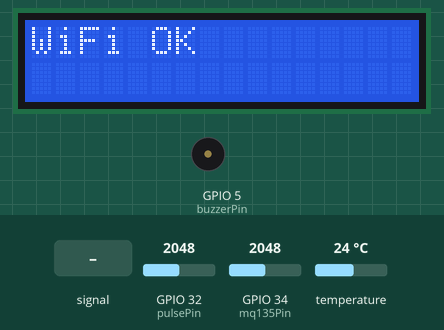
Simulated run of this sketch. Board: ESP32. On the bench: 16×2 character LCD, buzzer (waves = sounding). Inputs (shaded band) come from the test bench; at power-on: GPIO 34 (mq135Pin) = 2048, temperature 24 °C, GPIO 32 (pulsePin) = 2048. WiFi joins after 1.5 s; servers stay silent unless stated; uploads are accepted with an empty reply; what the sketch prints to the serial monitor is not drawn.

Above: at 1.7 s.
4.4 s: GPIO 34 (mq135Pin) set to 884
At 8.4 s:
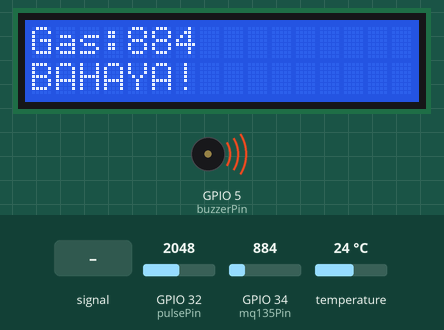
8.5 s: GPIO 34 (mq135Pin) set to 816
12.6 s: GPIO 32 (pulsePin) fed a 200 Hz sine of ±1023 counts around its level
At 15.5 s:
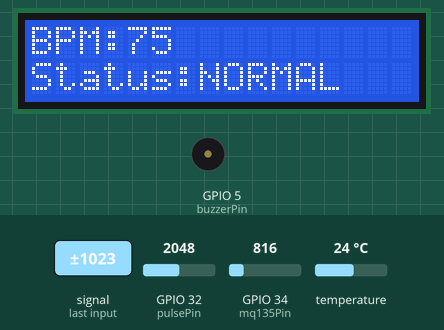
16.6 s: temperature set to 37.6 °C
At 18.1 s:
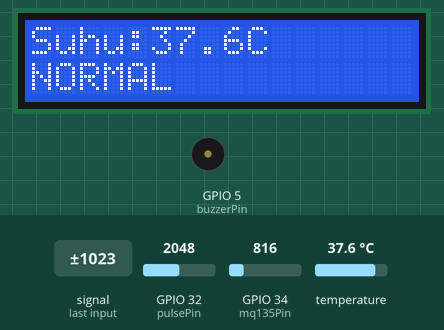
20.6 s: temperature set to 38.7 °C
At 24.6 s:
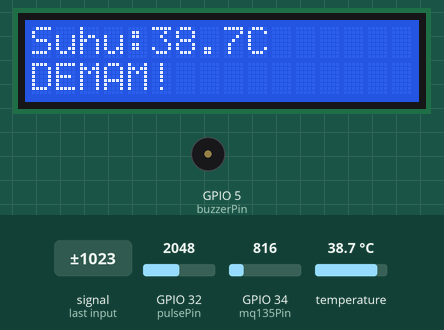
24.7 s: GPIO 34 (mq135Pin) set to 491
At 26.5 s:
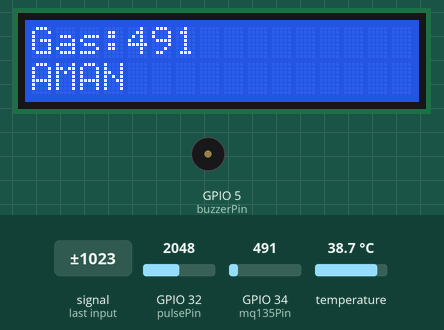
Timing chart, 0 to 29.7 s (numbered marks = the images above; inputs shaded):
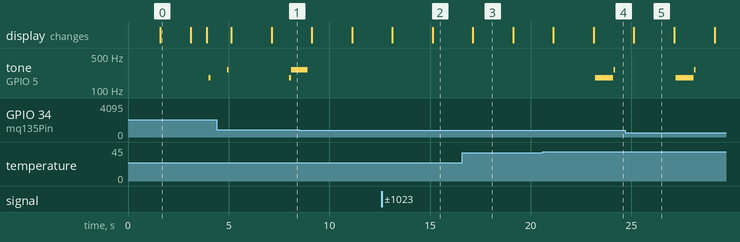

Measured:
- the behaviour switches between 38 and 38.1 °C on temperature (found by bisection; images 3 and 4)
- after the input at 12.6 s, the display: first differs from a run without the input after 2.5 s (image 2)
- after the input at 20.6 s, tone on GPIO 5 (buzzerPin): silent → 180 Hz after 2.6 s, → silent 0.90 s later, → 260 Hz 0.02 s later, → silent 0.08 s later; the display: first differs from a run without the input after 2.5 s (image 4)
- what the display in image 0 shows lasts 1.5 s, from 1.6 s to 3.1 s
- what the display in image 3 shows lasts 2.0 s, from 17.1 s to 19.1 s

The sketch:

Projekakhir.ino
```cpp
#include <WiFi.h>
#include <HTTPClient.h>
#include <Wire.h>
#include <LiquidCrystal_I2C.h>
#include <OneWire.h>
#include <DallasTemperature.h>


const char* ssid = "Redmi 13";
const char* password = "87654321";
const char* serverName = "http://172.24.27.190:8000/api/readings";

const int pulsePin = 32;
const int mq135Pin = 34;
const int buzzerPin = 5;
const int oneWireBus = 4;

LiquidCrystal_I2C lcd(0x27, 16, 2);

// ================= SENSOR SUHU =================
OneWire oneWire(oneWireBus);
DallasTemperature sensors(&oneWire);


float suhuGlobal = 0;
float suhuTerakhirValid = 0;

int gasGlobal = 0;
float bpm = 0;
int pulseValue = 0;

unsigned long tSend = 0;
unsigned long tLCD = 0;
unsigned long tSensor = 0;
unsigned long tSerial = 0;

int lcdMode = 0;


bool pulseDetected = false;
unsigned long lastBeatTime = 0;
unsigned long currentBeatTime = 0;

int thresholdHigh = 2500;
int thresholdLow  = 1800;

float bpmBuffer[8] = {0, 0, 0, 0, 0, 0, 0, 0};
int bpmIndex = 0;

int batasBpmTinggi = 100;
float batasSuhuTinggi = 38.0;
int batasGasBahayaLCD = 850;
int batasGasBahayaBuzzer = 850;

// ================= SETUP =================
void setup() {
  Serial.begin(115200);

  pinMode(buzzerPin, OUTPUT);
  pinMode(pulsePin, INPUT);
  pinMode(mq135Pin, INPUT);

  Wire.begin();

  lcd.init();
  lcd.backlight();
  lcd.clear();
  lcd.print("Connecting WiFi");

  sensors.begin();

  Serial.println("\n=== CEK SENSOR SUHU ===");
  Serial.print("Jumlah DS18B20: ");
  Serial.println(sensors.getDeviceCount());

  WiFi.begin(ssid, password);

  Serial.println("\n=== CONNECT WIFI ===");

  int wifiTry = 0;
  while (WiFi.status() != WL_CONNECTED && wifiTry < 30) {
    delay(500);
    Serial.print(".");
    wifiTry++;
  }

  if (WiFi.status() == WL_CONNECTED) {
    Serial.println("\nWiFi Connected");
    Serial.print("IP ESP32: ");
    Serial.println(WiFi.localIP());

    lcd.clear();
    lcd.print("WiFi OK");
    delay(1500);
  } else {
    Serial.println("\nWiFi gagal connect");
    lcd.clear();
    lcd.print("WiFi Failed");
    delay(1500);
  }

  lcd.clear();
}

void loop() {
  unsigned long now = millis();

  // Pulse dibaca terus agar BPM stabil
  bacaPulse();

  // Suhu dan gas cukup dibaca tiap 1 detik
  if (now - tSensor >= 1000) {
    tSensor = now;

    bacaSuhu();
    bacaGasStabil();
  }

  // Serial monitor tiap 1 detik
  if (now - tSerial >= 1000) {
    tSerial = now;
    tampilSerial();
  }

  // LCD bergantian tiap 2 detik
  if (now - tLCD >= 2000) {
    tLCD = now;
    tampilLCD();
  }

  // Buzzer
  kontrolBuzzer();

  // Kirim data tiap 10 detik
  if (WiFi.status() == WL_CONNECTED && now - tSend >= 10000) {
    tSend = now;
    kirimData();
  }
}

// ================= BACA SUHU =================
void bacaSuhu() {
  sensors.requestTemperatures();
  float suhu = sensors.getTempCByIndex(0);

  if (suhu == DEVICE_DISCONNECTED_C || suhu == -127.00 || suhu < -50) {
    Serial.println("Sensor suhu tidak terbaca!");

    // Jangan langsung jadikan 0 agar data lebih stabil
    if (suhuTerakhirValid > 0) {
      suhuGlobal = suhuTerakhirValid;
    } else {
      suhuGlobal = 0;
    }
  } else {
    suhuGlobal = suhu;
    suhuTerakhirValid = suhu;
  }
}

void bacaGasStabil() {
  long total = 0;
  int jumlahSample = 10;

  for (int i = 0; i < jumlahSample; i++) {
    total += analogRead(mq135Pin);
    delay(2);
  }

  gasGlobal = total / jumlahSample;
}

void bacaPulse() {
  pulseValue = analogRead(pulsePin);

  // Deteksi puncak detak
  if (pulseValue > thresholdHigh && pulseDetected == false) {
    pulseDetected = true;
    currentBeatTime = millis();

    if (lastBeatTime > 0) {
      unsigned long beatInterval = currentBeatTime - lastBeatTime;

      if (beatInterval > 300 && beatInterval < 2000) {
        float bpmNow = 60000.0 / beatInterval;

        // filter lonjakan tidak masuk akal
        if (bpmNow >= 40 && bpmNow <= 180) {
          bpmBuffer[bpmIndex] = bpmNow;
          bpmIndex++;

          if (bpmIndex >= 8) {
            bpmIndex = 0;
          }

          float total = 0;
          int count = 0;

          for (int i = 0; i < 8; i++) {
            if (bpmBuffer[i] > 0) {
              total += bpmBuffer[i];
              count++;
            }
          }

          if (count > 0) {
            bpm = total / count;
          }
        }
      }
    }

    lastBeatTime = currentBeatTime;
  }

  // Reset jika sinyal turun
  if (pulseValue < thresholdLow) {
    pulseDetected = false;
  }

  // Kalau tidak ada detak lebih dari 5 detik
  if (lastBeatTime > 0 && millis() - lastBeatTime > 5000) {
    bpm = 0;

    for (int i = 0; i < 8; i++) {
      bpmBuffer[i] = 0;
    }
  }
}

String statusBPM() {
  if (bpm == 0) {
    return "NO SIGNAL";
  } else if (bpm > batasBpmTinggi) {
    return "TINGGI";
  } else {
    return "NORMAL";
  }
}

String statusSuhu() {
  if (suhuGlobal == 0) {
    return "ERROR";
  } else if (suhuGlobal > batasSuhuTinggi) {
    return "DEMAM!";
  } else {
    return "NORMAL";
  }
}


String statusGas() {
  if (gasGlobal > batasGasBahayaLCD) {
    return "BAHAYA!";
  } else {
    return "AMAN";
  }
}

void tampilSerial() {
  Serial.println("=== DATA SENSOR ===");

  Serial.print("Pulse ADC: ");
  Serial.print(pulseValue);
  Serial.print(" | BPM: ");
  Serial.println(bpm);

  Serial.print("Suhu: ");
  Serial.println(suhuGlobal);

  Serial.print("Gas: ");
  Serial.println(gasGlobal);

  Serial.println("===================");
}

// ================= LCD =================
void tampilLCD() {
  lcd.clear();

  if (lcdMode == 0) {
    lcd.setCursor(0, 0);
    lcd.print("BPM:");
    lcd.print((int)bpm);

    lcd.setCursor(0, 1);
    lcd.print("Status:");
    lcd.print(statusBPM());
  }

  else if (lcdMode == 1) {
    lcd.setCursor(0, 0);
    lcd.print("Suhu:");

    if (suhuGlobal == 0) {
      lcd.print("ERROR");
    } else {
      lcd.print(suhuGlobal, 1);
      lcd.print("C");
    }

    lcd.setCursor(0, 1);
    lcd.print(statusSuhu());
  }

  else if (lcdMode == 2) {
    lcd.setCursor(0, 0);
    lcd.print("Gas:");
    lcd.print(gasGlobal);

    lcd.setCursor(0, 1);
    lcd.print(statusGas());
  }

  lcdMode++;

  if (lcdMode > 2) {
    lcdMode = 0;
  }
}

void kontrolBuzzer() {
  bool bahaya = false;

  if (bpm > batasBpmTinggi && bpm != 0) {
    bahaya = true;
  }

  if (suhuGlobal > batasSuhuTinggi) {
    bahaya = true;
  }

  if (gasGlobal > batasGasBahayaBuzzer) {
    bahaya = true;
  }

  if (bahaya) {
    unsigned long waktu = millis();


    int fase = waktu % 800;

    if (fase < 100) {
      tone(buzzerPin, 180);      // LUB, nada rendah
    }
    else if (fase >= 120 && fase < 200) {
      tone(buzzerPin, 260);      // DUB, sedikit lebih tinggi
    }
    else {
      noTone(buzzerPin);         // jeda
    }

  } else {
    noTone(buzzerPin);
  }
}
// ================= KIRIM DATA =================
void kirimData() {
  Serial.println("\n=== KIRIM KE SERVER ===");

  Serial.print("BPM yang akan dikirim: ");
  Serial.println(bpm);

  Serial.print("Suhu yang akan dikirim: ");
  Serial.println(suhuGlobal);

  Serial.print("Gas yang akan dikirim: ");
  Serial.println(gasGlobal);

  HTTPClient http;
  http.begin(serverName);
  http.addHeader("Content-Type", "application/json");

  String json = "{";
  json += "\"kode_device\":\"ESP32_01\",";
  json += "\"heart_rate\":" + String((int)bpm) + ",";
  json += "\"temperature\":" + String(suhuGlobal, 2) + ",";
  json += "\"air_quality\":" + String(gasGlobal);
  json += "}";

  Serial.println("JSON:");
  Serial.println(json);

  int httpCode = http.POST(json);

  Serial.print("HTTP CODE: ");
  Serial.println(httpCode);

  if (httpCode > 0) {
    Serial.println(http.getString());
  } else {
    Serial.println("GAGAL KIRIM");
  }

  http.end();
}
```
